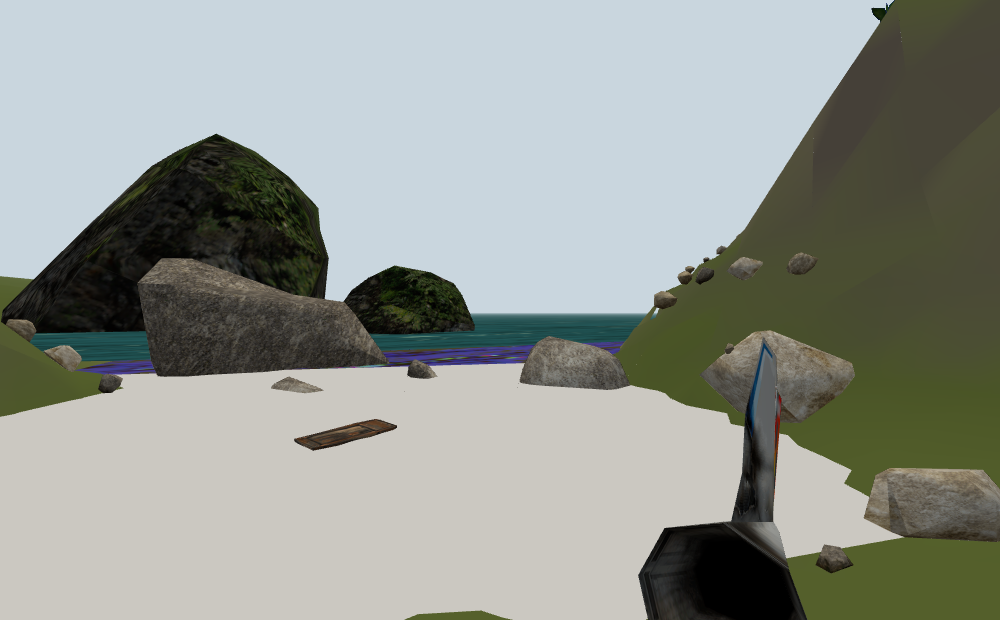
#> input picture docs-first-view.png, 1000 x 620 px, given in place of docs-first-view.png.png, which was not available
$ python install_hd.py ../docs-first-view.png ../docs-first-view.png ../docs-first-view.png
#> lines starting #> are read from the running program, lines starting #| are printed output that depends on the picture; pictures that were not available may be replaced by others from this repository, and a replacement may not be noted
#!/usr/bin/env python3
"""Install an AI-upscaled texture as the HD version of an original.

    install_hd.py <level> <texture id> <upscaled png> [--tile] [--padded]

Realigns the upscale to the original (the model drifts it by a texel or so),
verifies it still lines up (UV maps must not move), restores the original's
broad colour, resizes to a power of two, blends the borders for tiling
textures, keeps the original's alpha (cut-outs), and records it in
public/levels/<level>/hd.json.
"""
import json, os, sys
import numpy as np
from PIL import Image, ImageFilter

def main():
    level, tid, src = sys.argv[1], sys.argv[2], sys.argv[3]
    tile = '--tile' in sys.argv
    padded = '--padded' in sys.argv   # made square by hd_prep.py; the original is the top-left
    base = os.path.join(os.path.dirname(os.path.abspath(__file__)), '..', 'public', 'levels', level)
    orig = Image.open(os.path.join(base, 'tex', tid + '.png')).convert('RGBA')
    up = Image.open(src).convert('RGB')
#> up is the input picture: PIL image 1000x620 RGB; mean R, G, B 147.7, 152.3, 145.5
    ow, oh = orig.size
#> ow = 1000; oh = 620
    s = max(ow, oh) if padded else None
    cw = round(up.width * ow / s) if padded else up.width
#> cw = 1000
    ch = round(up.height * oh / s) if padded else up.height
#> ch = 620
    # Keep the original's aspect and up to 4x its size, on powers of two.
    scale = min(4, max(1, cw // ow))
#> scale = 1
    w, h = ow * scale, oh * scale
#> w = 1000; h = 620

    # The model often drifts the whole picture by a texel or three; find that
    # offset (in upscale pixels) and crop the upscale from there instead. The
    # full image is edge-padded so a crop may start slightly outside it.
    k = cw / ow   # upscale pixels per original texel
#> k = 1
    pad = int(8 * k)
#> pad = 8
    full = Image.fromarray(np.pad(np.asarray(up), ((pad, pad), (pad, pad), (0, 0)), mode='edge'))
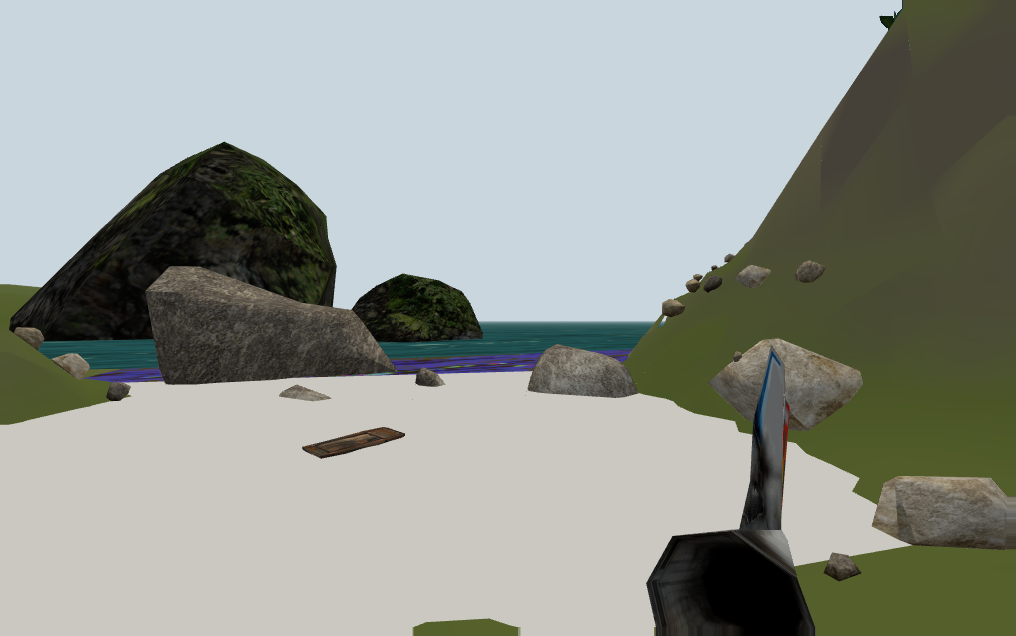
#> full: PIL image 1016x636 RGB; mean R, G, B 147.8, 152.4, 145.4
    ref = np.asarray(orig.convert('L').filter(ImageFilter.GaussianBlur(1.5)), float)
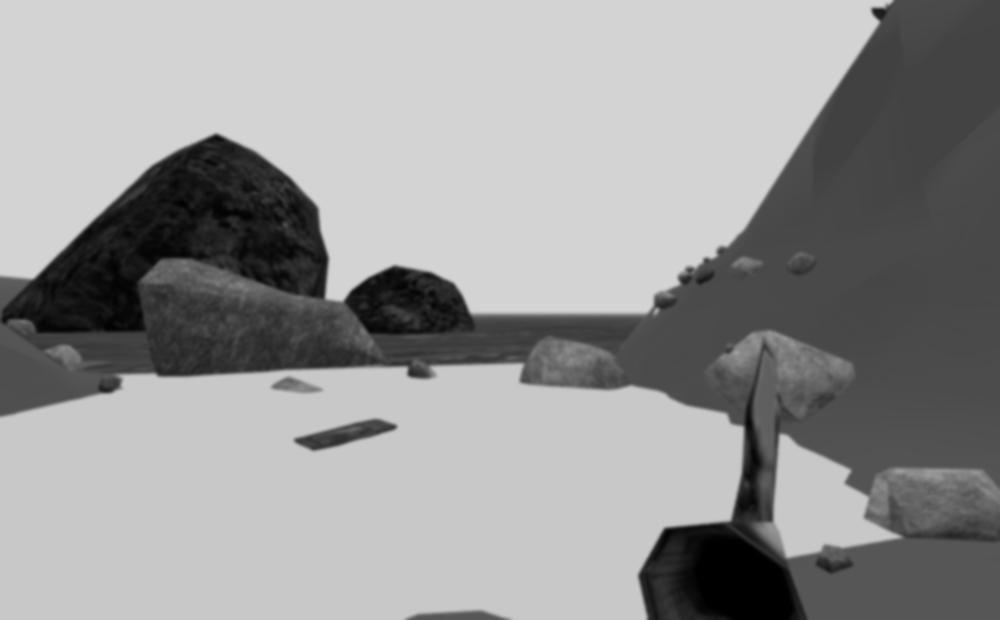
#> ref: shape (620, 1000) float64; min 0, max 211, mean 150.1
    def crop_at(dx, dy, size, blur=None):
#> called with dx = -6, dy = -6, size = (1000, 620), blur = 1.5
        im = full.crop((pad + dx, pad + dy, pad + dx + cw, pad + dy + ch)).resize(size, Image.LANCZOS)
        return im if blur is None else np.asarray(im.convert('L').filter(ImageFilter.GaussianBlur(blur)), float)
    def score(dx, dy):
        b = crop_at(dx, dy, (ow, oh), 1.5)
        return float(np.corrcoef(ref[4:-4, 4:-4].ravel(), b[4:-4, 4:-4].ravel())[0, 1])
    best = max((score(round(i * k), round(j * k)), round(i * k), round(j * k)) for i in range(-6, 7) for j in range(-6, 7))
#> in crop_at (call 9), `im = full.crop((pad + dx, pad + dy, pad + dx + cw, pad + dy + ch)).res..`:
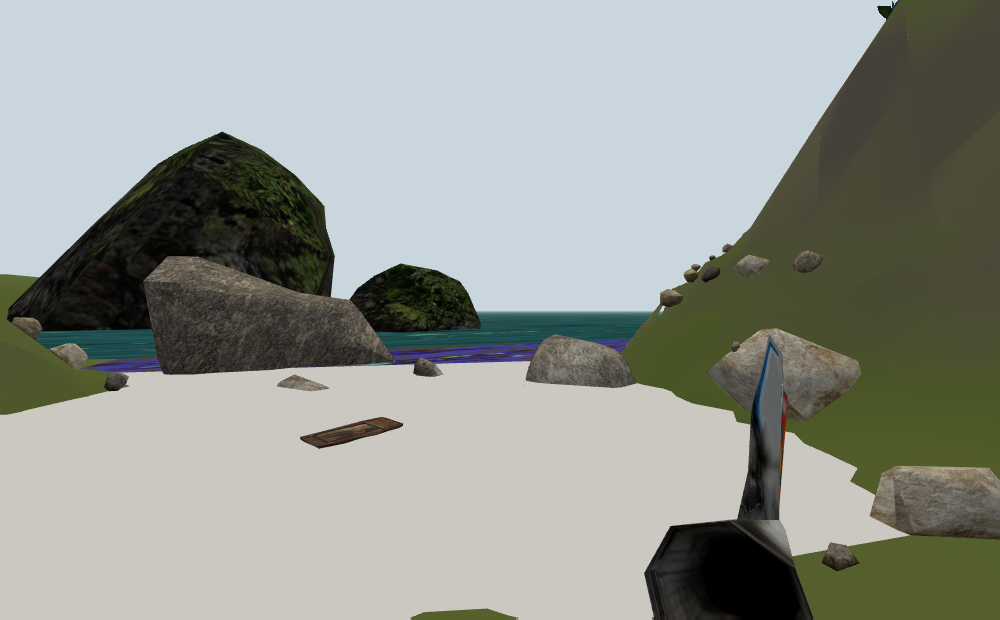
#> im: PIL image 1000x620 RGB; mean R, G, B 148.1, 152.7, 145.9
#> in crop_at (call 11), `im = full.crop((pad + dx, pad + dy, pad + dx + cw, pad + dy + ch)).res..`:
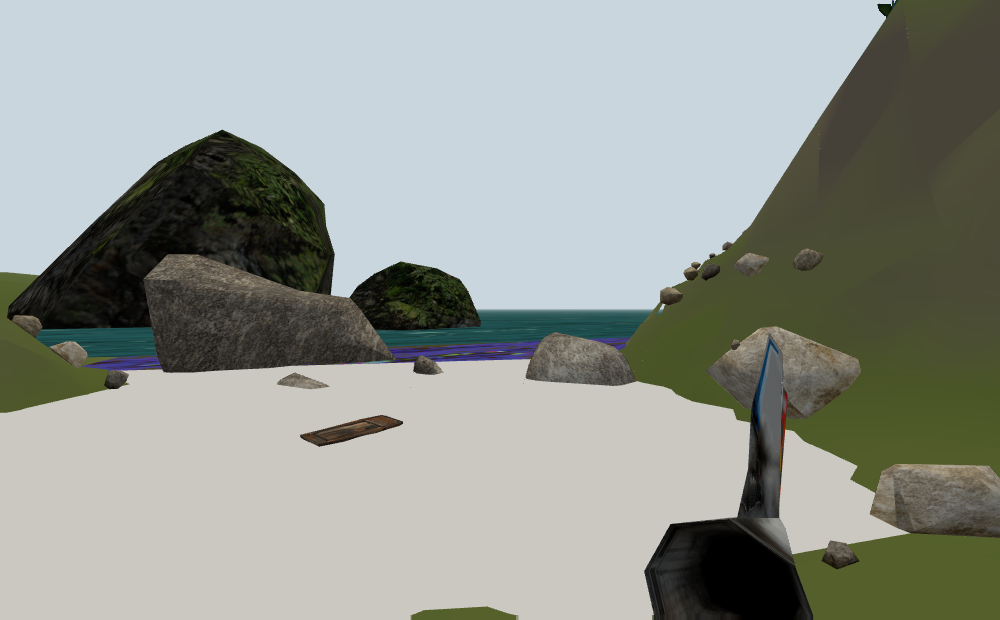
#> im: PIL image 1000x620 RGB; mean R, G, B 148, 152.5, 145.6
#> in crop_at (call 11), `return im if blur is None else np.asarray(im.convert('L').filter(Image..`:
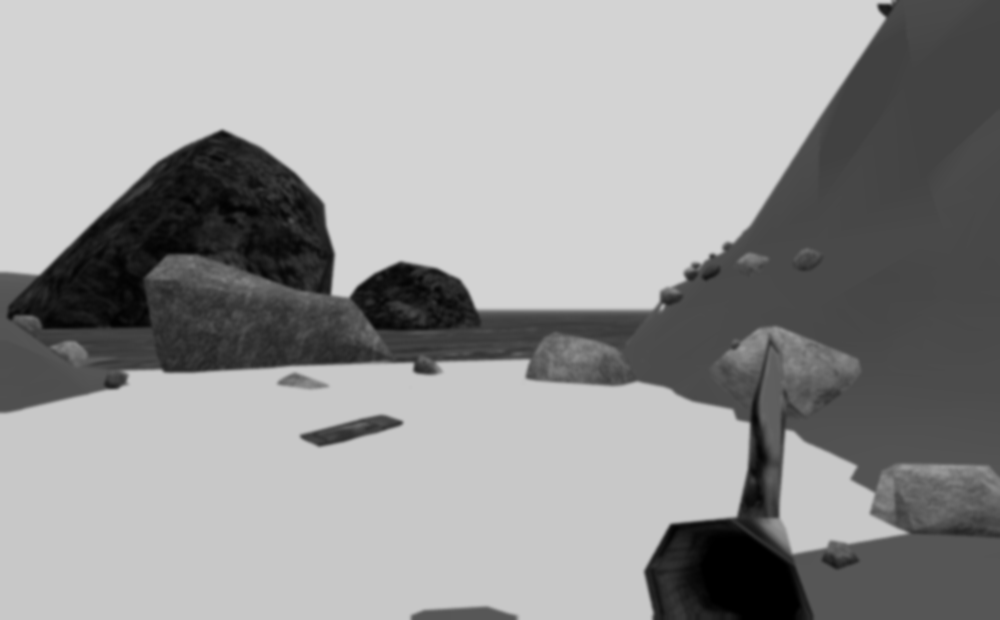
#> returned value: shape (620, 1000) float64; min 0, max 211, mean 150.3
#> in crop_at (call 13), `im = full.crop((pad + dx, pad + dy, pad + dx + cw, pad + dy + ch)).res..`:
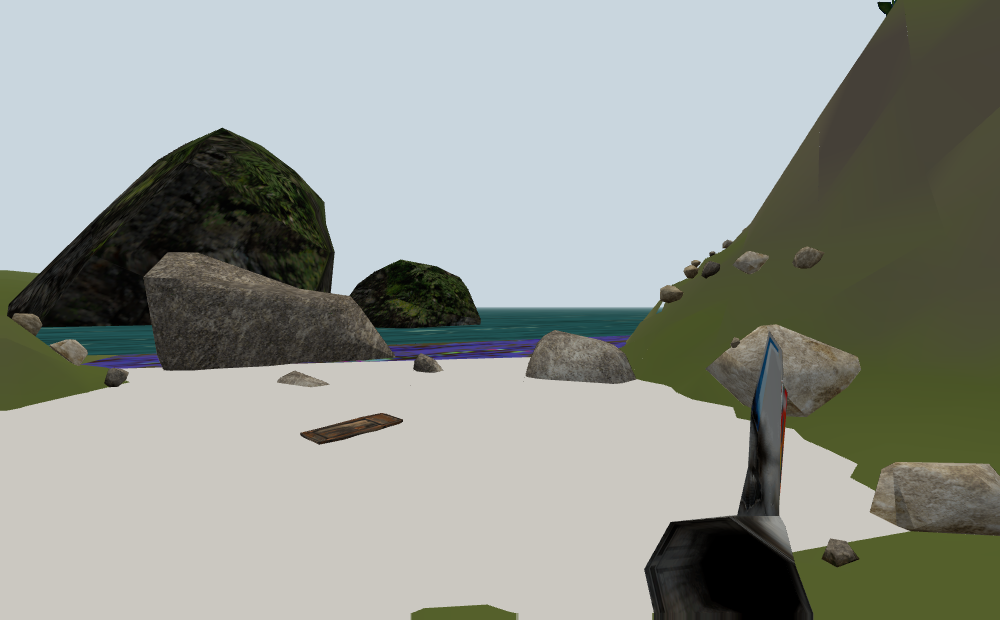
#> im: PIL image 1000x620 RGB; mean R, G, B 147.8, 152.3, 145.4
#> in crop_at (call 13), `return im if blur is None else np.asarray(im.convert('L').filter(Image..`:
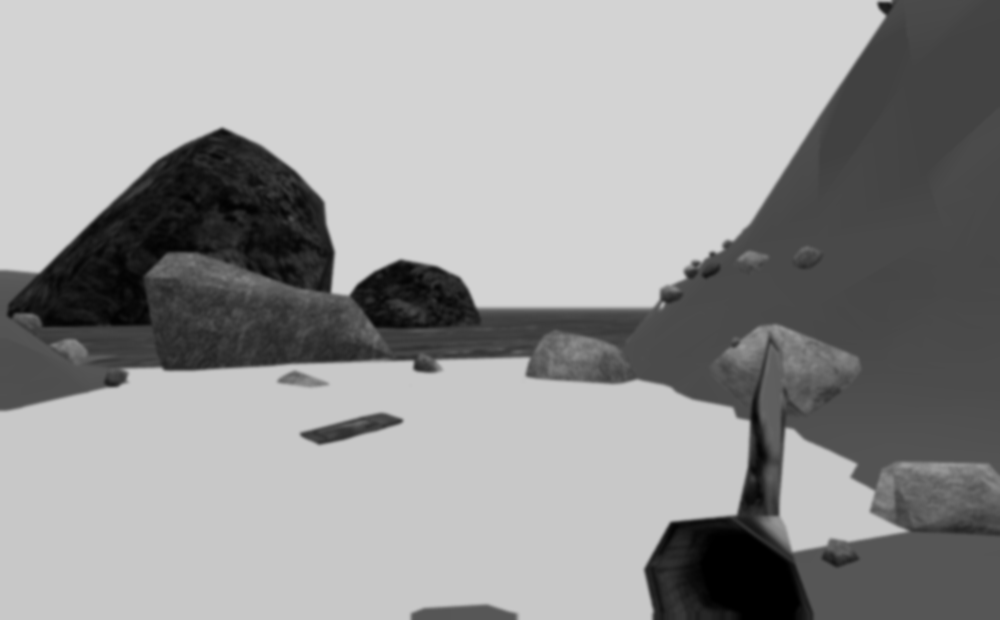
#> returned value: shape (620, 1000) float64; min 0, max 211, mean 150.2
#> best = (1, 0, 0)
    step = max(1, round(k / 2))
#> step = 1
    _, bx, by = max((score(bx0 + i, by0 + j), bx0 + i, by0 + j)
                    for bx0, by0 in [best[1:]] for i in range(-step, step + 1) for j in range(-step, step + 1))
#> bx = 0; by = 0
    if bx or by:
        print(f'{tid}: realigned by {bx / k:+.2f}, {by / k:+.2f} texels')
    up = crop_at(bx, by, (w, h))

    # Alignment check against the original (luminance correlation at 1:1). Both are
    # blurred by one texel first: new sub-texel detail (grass blades, grit) is the
    # point of the upscale, and only a shifted or redrawn layout should fail.
    soft = ImageFilter.GaussianBlur(1)
    a = np.asarray(orig.convert('L').resize((ow, oh)).filter(soft), float)
    b = np.asarray(up.convert('L').resize((ow, oh), Image.LANCZOS).filter(soft), float)
    a -= a.mean(); b -= b.mean()
    corr = float((a * b).sum() / np.sqrt((a * a).sum() * (b * b).sum() + 1e-9))
#> corr = 1
    if corr < 0.85:
        print(f'REJECTED {tid}: correlation with original only {corr:.3f}')
        return 1

    arr = np.asarray(up, float)
    # Put back the original's broad colour (anything wider than ~8 texels): the
    # model tends to drift hue and brightness a little, and the upscale is only
    # there for the fine detail.
    blur = ImageFilter.GaussianBlur(float(os.environ.get('HD_COLOUR_BLUR', 8)))
    lo_orig = orig.convert('RGB').filter(blur).resize((w, h), Image.BICUBIC)
    lo_up = up.resize((ow, oh), Image.LANCZOS).filter(blur).resize((w, h), Image.BICUBIC)
    arr += np.asarray(lo_orig, float) - np.asarray(lo_up, float)
    if tile:
        # Cross-fade a margin so left/right and top/bottom continue seamlessly.
        m = max(4, w // 32)
        for i in range(m):
            t = (i + 0.5) / m * 0.5   # 0 at the edge, 0.5 at the margin's inner side
            arr[:, i] = arr[:, i] * (0.5 + t) + arr[:, w - 1 - i] * (0.5 - t)
            arr[:, w - 1 - i] = arr[:, w - 1 - i] * (0.5 + t) + arr[:, i] * (0.5 - t)
        for i in range(m):
            t = (i + 0.5) / m * 0.5
            arr[i, :] = arr[i, :] * (0.5 + t) + arr[h - 1 - i, :] * (0.5 - t)
            arr[h - 1 - i, :] = arr[h - 1 - i, :] * (0.5 + t) + arr[i, :] * (0.5 - t)
    out = Image.fromarray(arr.clip(0, 255).astype('uint8'), 'RGB').convert('RGBA')
    # The original's alpha, upscaled with nearest so cut-outs stay crisp.
    alpha = orig.split()[3].resize((w, h), Image.NEAREST)
    out.putalpha(alpha)

    os.makedirs(os.path.join(base, 'hd'), exist_ok=True)
    out.save(os.path.join(base, 'hd', tid + '.png'), optimize=True)
    manifest_path = os.path.join(base, 'hd.json')
    manifest = json.load(open(manifest_path)) if os.path.exists(manifest_path) else {}
    manifest[tid] = dict(size=[w, h], corr=round(corr, 3), tile=tile)
    json.dump(manifest, open(manifest_path, 'w'), indent=0)
    print(f'installed {tid}: {ow}x{oh} -> {w}x{h}, correlation {corr:.3f}')
#| installed ../docs-first-view.png: 1000x620 -> 1000x620, correlation 1.000
    return 0

if __name__ == '__main__':
    sys.exit(main())
#> (the program exits here)
